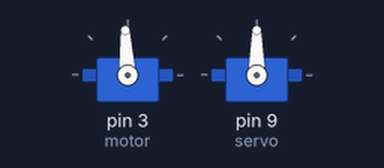
Simulated run of this sketch. Board: Arduino Uno, built with avr-gcc and run on an emulated ATmega328P. Shown: 2 × servo.

Above: at 0.1 s.
At 2.1 s:
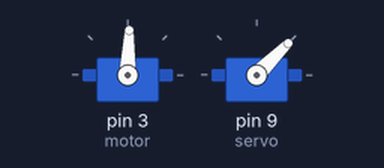
Timing chart, 0 to 3.6 s (numbered marks = the images above):
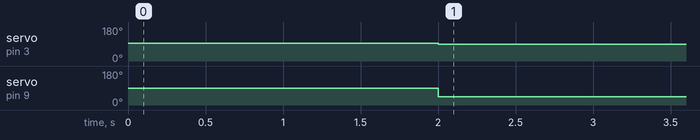

The sketch:

test.ino
```cpp
#include<Servo.h>

Servo servo;
Servo motor;

void setup()
{
  motor.attach(3);
  servo.attach(9); //attach it to pin 9//UP DOWN
  motor.writeMicroseconds(1500);
  servo.write(90);
   delay(2000);
}
void loop()
{
servo.write(45);
  motor.writeMicroseconds(1450);
}
```

Measured:
- by itself, servo on pin 3 (motor): 93° → 88° at 2.0 s
- by itself, servo on pin 9 (servo): 90° → 45° at 2.0 s
